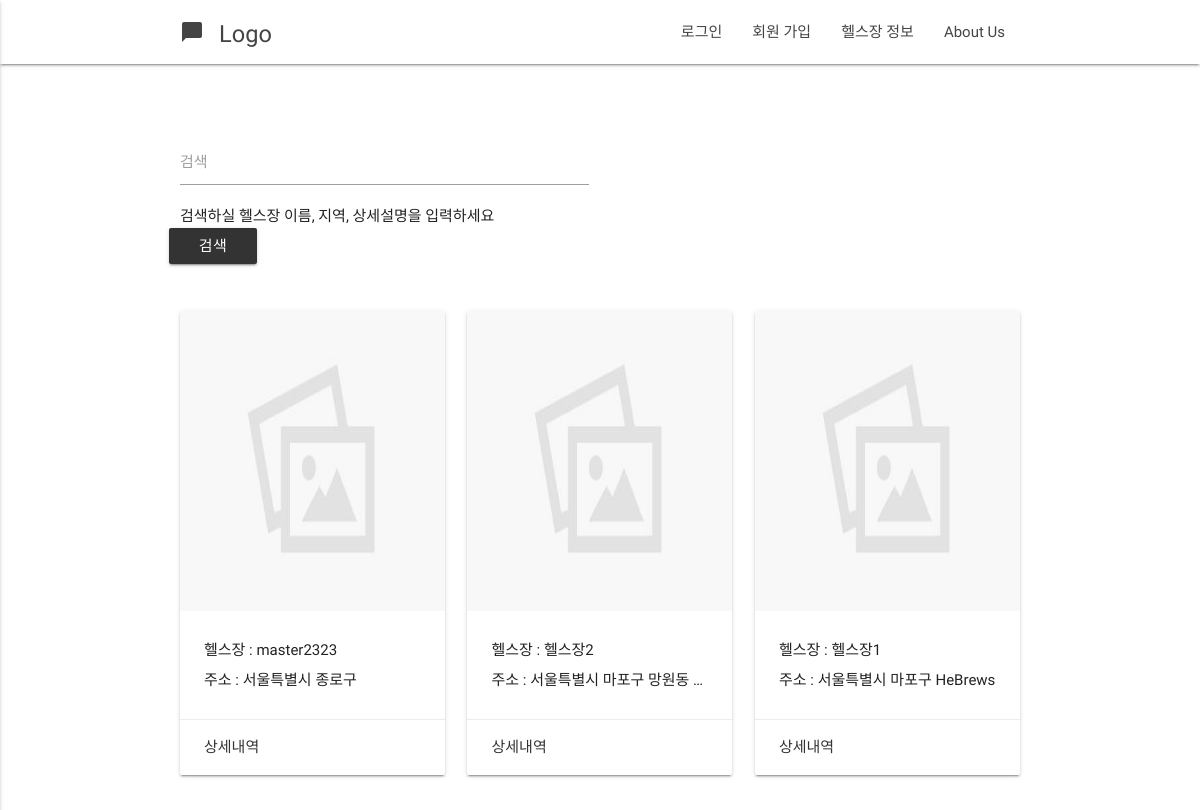
Before: /healthclub/list/ with the older database file.
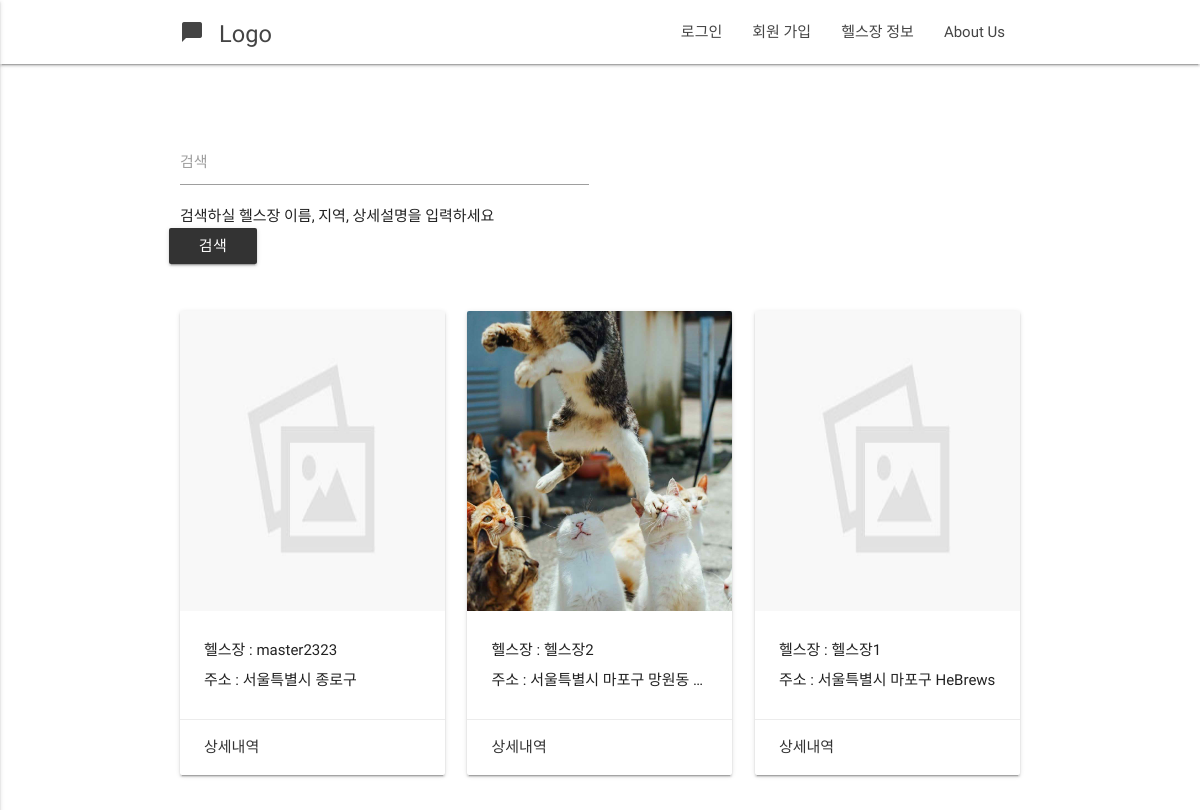
After: the same page with the newer database file.
### healthclub/models.py (models this page shows, shortened)
class HealthClub(models.Model):
    name      = models.CharField(max_length = 120)
    address   = models.CharField(max_length = 200)
    master    = models.ForeignKey(User)
    photo     = models.ImageField(blank=True)
    qrcode    = models.ImageField(blank=True)
    member    = models.IntegerField(default = 0)
    price1    = models.IntegerField(default = 0, blank = True)
    price2    = models.IntegerField(default = 0, blank = True)
    price3    = models.IntegerField(default = 0, blank = True)
    price6    = models.IntegerField(default = 0, blank = True)
    price12   = models.IntegerField(default = 0, blank = True)
    detail   = models.CharField(max_length = 1000, blank = True)
    timestamp = models.DateTimeField(auto_now=True)
    updated = models.DateTimeField(auto_now_add=True)

### healthclub/views.py (the view)
class HealthClubListView(ListView):
    def get_queryset(self):
        search = self.request.GET.get('search')
        if search:
            return HealthClub.objects.filter(Q(name__icontains=search) | Q(address__icontains=search) | Q(detail__icontains=search)).order_by('updated')
        return HealthClub.objects.all().order_by('updated')

### healthclub/templates/healthclub/healthclub_list.html (shortened to what this page needs)
{% extends "base.html"  %}
{% load staticfiles %}
{%block content%}
<div class="container" style="margin-top:60px">
    <div class="row">
      <form class="col s12 m6" method="GET" action=".">
        <div class="row">
          <div class="input-field col s12">
            <input id="search" name = "search"  type="text">
            <label for="search">검색</label>
            <span class="helper-text" data-error="wrong" data-success="right">검색하실 헬스장 이름, 지역, 상세설명을 입력하세요</span>
          </div>
          <button type='submit' class="btn waves-effect waves-light">검색</button>
        </div>
      </form>
    </div>
    <div class="col s12 m4">
        <div class="row">
            {% for obj in object_list reversed%}
            <div class="col s12 m4">
              <div class="card" >
                <div class="card-image">
                  {% if obj.photo %}
                  <img src="{{obj.photo.url}}" style="height:300px">
                  {%else%}
                  <img src="{% static 'images/default_image.jpg' %}" style="height:300px">
                  {% endif %}
                </div>
                <div class="card-content">
                  <p>헬스장 : {{obj.name}}</p>
                  <p class="truncate">주소 : {{obj.address}}</p>
                </div>
                <div class="card-action">
                  <a href="{% url 'healthclub:detail' pk=obj.id %}">상세내역</a>
                </div>
              </div>
            </div>
             {% endfor %}
        </div>
    </div>
</div>
{%endblock content%}

### templates/base.html (shortened to what this page needs)
{% load staticfiles %}
<!DOCTYPE html>
<html lang="en">
<head>
  <link href="{% static 'css/materialize.css' %}" type="text/css" rel="stylesheet" media="screen,projection"/>
  <link href="{% static 'css/style.css' %}" type="text/css" rel="stylesheet" media="screen,projection"/>
</head>
<body>
    <nav class="white" role="navigation" >
    <div class="nav-wrapper container">
      <a id="logo-container" href="/" class="brand-logo"> <small>Logo</small><i class="large material-icons">chat_bubble</i></a>
      <ul class="right hide-on-med-and-down">
        {% if request.user.is_anonymous %}
        <li><a href="/login">로그인</a></li>
        <li><a href="/register">회원 가입</a></li>
        <li><a href="/healthclub/list">헬스장 정보</a></li>
        <li><a href="/">About Us</a></li>
        {% elif request.user.profile.is_health_master %}
        <li><a href="/healthclub/mypage">지점 현황</a></li>
        <li><a href="/healthclub/list">헬스장 정보</a></li>
        <li><a href="/healthclub/create">헬스장 등록 / 정보 변경</a></li>
        <li><a href="/logout">로그아웃</a></li>
        {% endif %}
      </ul>
    </div>
  </nav>
    {% block content %}{% endblock %}
</body>
</html>

### static/css/style.css (style rules this page uses)
nav ul a, nav .brand-logo { color: #444; }
p { line-height: 2rem; }

Changed rows visible on the page:
changed HealthClub "헬스장2": photo: picture added
